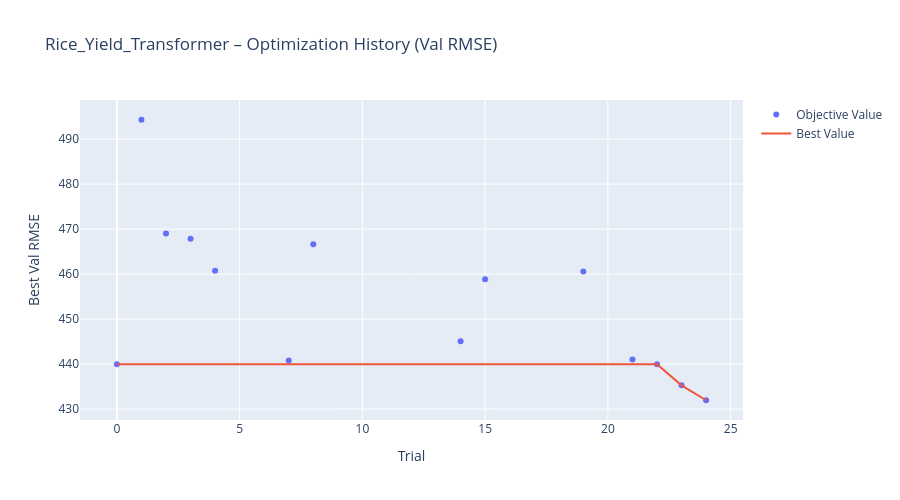
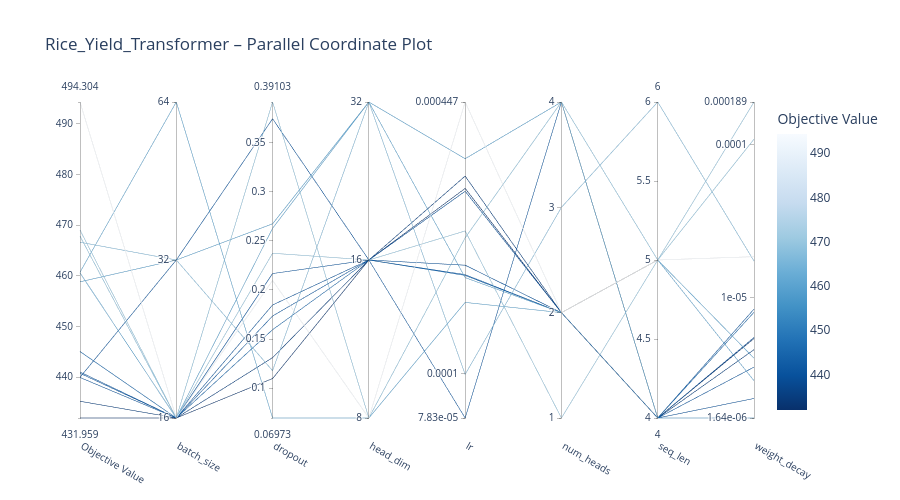
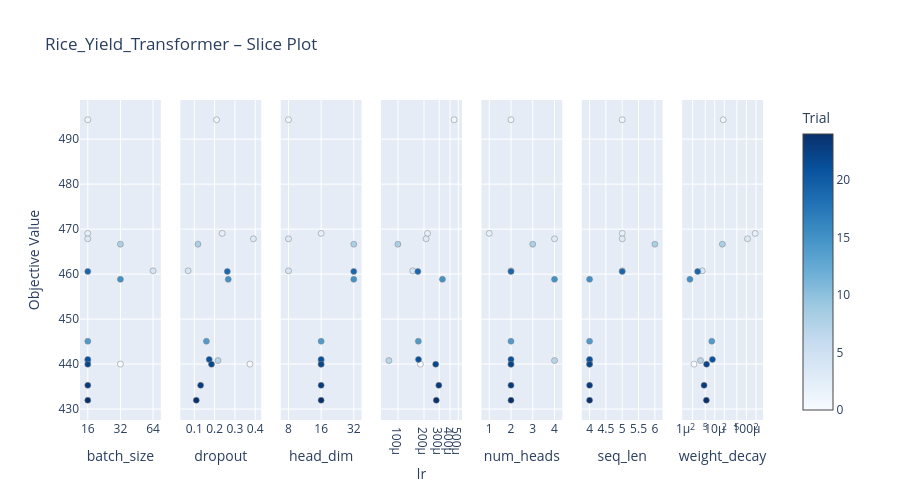
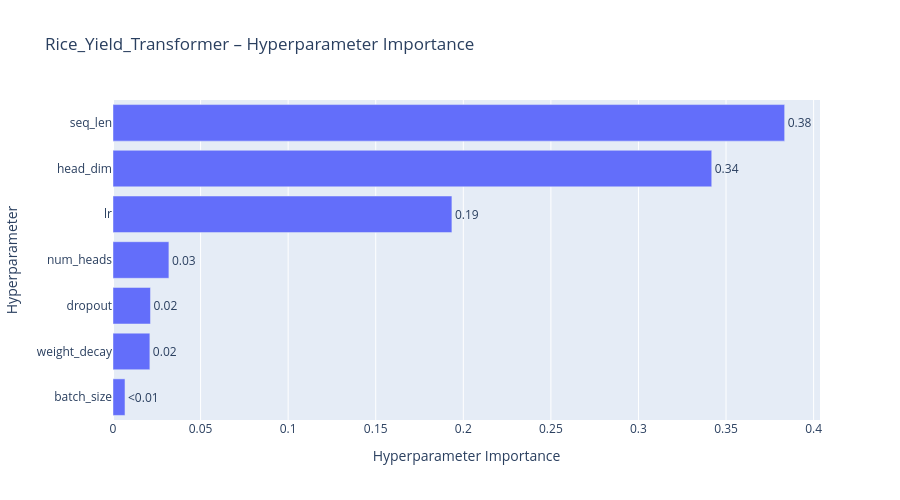

The code cell stored with these charts, in order, in its notebook:
### Code cell
# Optuna Visualizations
name = f"{CHOSEN_CROP.capitalize()}_Yield_Transformer"

# 1. Optimization History
fig = plot_optimization_history(study)
fig.update_layout(
    title=f"{name} – Optimization History (Val RMSE)",
    xaxis_title="Trial",
    yaxis_title="Best Val RMSE",
    width=900,
    height=500,
)
fig.show()

# 2. Parallel Coordinate Plot
fig = plot_parallel_coordinate(study)
fig.update_layout(
    title=f"{name} – Parallel Coordinate Plot",
    width=900,
    height=500,
)
fig.show()

# 3. Slice Plot
fig = plot_slice(study)
fig.update_layout(
    title=f"{name} – Slice Plot",
    width=900,
    height=500,
)
fig.show()

# 4. Hyperparameter Importance
try:
    fig = plot_param_importances(study)
    fig.update_layout(
        title=f"{name} – Hyperparameter Importance",
        width=900,
        height=500,
    )
    fig.show()
except (ValueError, RuntimeError) as e:
    print(f"Could not plot parameter importance: {e}")

### Figure 1 — Plotly figure (JSON) as saved in the notebook; plotly's stock layout.template omitted (floating-point values rounded to 4 significant figures)
{"data": [{"mode": "markers", "name": "Objective Value", "type": "scatter", "x": [0, 1, 2, 3, 4, 7, 8, 14, 15, 19, 21, 22, 23, 24], "y": [440.0, 494.3, 469.0, 467.8, 460.7, 440.8, 466.6, 445.1, 458.8, 460.6, 441.0, 440.0, 435.3, 432.0]}, {"mode": "lines", "name": "Best Value", "type": "scatter", "x": [0, 1, 2, 3, 4, 5, 6, 7, 8, 9, 10, 11, 12, 13, 14, 15, 16, 17, 18, 19, 20, 21, 22, 23, 24], "y": [440.0, 440.0, 440.0, 440.0, 440.0, 440.0, 440.0, 440.0, 440.0, 440.0, 440.0, 440.0, 440.0, 440.0, 440.0, 440.0, 440.0, 440.0, 440.0, 440.0, 440.0, 440.0, 440.0, 435.3, 432.0]}, {"marker": {"color": "#cccccc"}, "mode": "markers", "name": "Infeasible Trial", "showlegend": false, "type": "scatter", "x": [], "y": []}], "layout": {"height": 500, "title": {"text": "Rice_Yield_Transformer – Optimization History (Val RMSE)"}, "width": 900, "xaxis": {"title": {"text": "Trial"}}, "yaxis": {"title": {"text": "Best Val RMSE"}}}}

### Figure 2 — Plotly figure (JSON) as saved in the notebook; plotly's stock layout.template omitted (floating-point values rounded to 4 significant figures)
{"data": [{"dimensions": [{"label": "Objective Value", "range": [432.0, 494.3], "values": [494.3, 467.8, 469.0, 445.1, 441.0, 440.0, 435.3, 432.0, 440.8, 460.6, 440.0, 466.6, 458.8, 460.7]}, {"label": "batch_size", "range": [0, 2], "ticktext": ["16", "32", "64"], "tickvals": [0, 1, 2], "values": [0, 0, 0, 0, 0, 0, 0, 0, 0, 0, 1, 1, 1, 2]}, {"label": "dropout", "range": [0.06973, 0.391], "values": [0.2095, 0.391, 0.2372, 0.1595, 0.1734, 0.1846, 0.1311, 0.1098, 0.2166, 0.2626, 0.3739, 0.1179, 0.2672, 0.06973]}, {"label": "head_dim", "range": [0, 2], "ticktext": ["8", "16", "32"], "tickvals": [0, 1, 2], "values": [0, 0, 1, 1, 1, 1, 1, 1, 1, 2, 1, 2, 2, 0]}, {"label": "lr", "range": [-4.106, -3.35], "ticktext": ["7.83e-05", "0.0001", "0.000447"], "tickvals": [-4.106, -4, -3.35], "values": [-3.35, -3.675, -3.659, -3.765, -3.763, -3.564, -3.527, -3.557, -4.106, -3.77, -3.741, -4.002, -3.486, -3.83]}, {"label": "num_heads", "range": [0, 3], "ticktext": ["1", "2", "3", "4"], "tickvals": [0, 1, 2, 3], "values": [1, 3, 0, 1, 1, 1, 1, 1, 3, 1, 1, 2, 3, 1]}, {"label": "seq_len", "range": [4, 6], "values": [5, 5, 5, 4, 4, 4, 4, 4, 4, 5, 4, 6, 4, 5]}, {"label": "weight_decay", "range": [-5.784, -3.723], "ticktext": ["1.64e-06", "1e-05", "0.0001", "0.000189"], "tickvals": [-5.784, -5, -4, -3.723], "values": [-4.732, -3.965, -3.723, -5.094, -5.074, -5.259, -5.338, -5.266, -5.452, -5.541, -5.657, -4.76, -5.784, -5.394]}], "labelangle": 30, "labelside": "bottom", "line": {"color": [494.3, 467.8, 469.0, 445.1, 441.0, 440.0, 435.3, 432.0, 440.8, 460.6, 440.0, 466.6, 458.8, 460.7], "colorbar": {"title": {"text": "Objective Value"}}, "colorscale": [[0, "rgb(247,251,255)"], [0.125, "rgb(222,235,247)"], [0.25, "rgb(198,219,239)"], [0.375, "rgb(158,202,225)"], [0.5, "rgb(107,174,214)"], [0.625, "rgb(66,146,198)"], [0.75, "rgb(33,113,181)"], [0.875, "rgb(8,81,156)"], [1, "rgb(8,48,107)"]], "reversescale": true, "showscale": true}, "type": "parcoords"}], "layout": {"height": 500, "title": {"text": "Rice_Yield_Transformer – Parallel Coordinate Plot"}, "width": 900}}

### Figure 3 — Plotly figure (JSON) as saved in the notebook; plotly's stock layout.template omitted (floating-point values rounded to 4 significant figures)
{"data": [{"marker": {"color": [0, 1, 2, 3, 4, 7, 8, 14, 15, 19, 21, 22, 23, 24], "colorbar": {"title": {"text": "Trial"}, "x": 1, "xpad": 40}, "colorscale": [[0, "rgb(247,251,255)"], [0.125, "rgb(222,235,247)"], [0.25, "rgb(198,219,239)"], [0.375, "rgb(158,202,225)"], [0.5, "rgb(107,174,214)"], [0.625, "rgb(66,146,198)"], [0.75, "rgb(33,113,181)"], [0.875, "rgb(8,81,156)"], [1, "rgb(8,48,107)"]], "line": {"color": "Grey", "width": 0.5}, "showscale": true}, "mode": "markers", "name": "Feasible Trial", "showlegend": false, "type": "scatter", "x": [32, 16, 16, 16, 64, 16, 32, 16, 32, 16, 16, 16, 16, 16], "xaxis": "x", "y": [440.0, 494.3, 469.0, 467.8, 460.7, 440.8, 466.6, 445.1, 458.8, 460.6, 441.0, 440.0, 435.3, 432.0], "yaxis": "y"}, {"marker": {"color": [0, 1, 2, 3, 4, 7, 8, 14, 15, 19, 21, 22, 23, 24], "colorbar": {"title": {"text": "Trial"}, "x": 1, "xpad": 40}, "colorscale": [[0, "rgb(247,251,255)"], [0.125, "rgb(222,235,247)"], [0.25, "rgb(198,219,239)"], [0.375, "rgb(158,202,225)"], [0.5, "rgb(107,174,214)"], [0.625, "rgb(66,146,198)"], [0.75, "rgb(33,113,181)"], [0.875, "rgb(8,81,156)"], [1, "rgb(8,48,107)"]], "line": {"color": "Grey", "width": 0.5}, "showscale": false}, "mode": "markers", "name": "Feasible Trial", "showlegend": false, "type": "scatter", "x": [0.3739, 0.2095, 0.2372, 0.391, 0.06973, 0.2166, 0.1179, 0.1595, 0.2672, 0.2626, 0.1734, 0.1846, 0.1311, 0.1098], "xaxis": "x2", "y": [440.0, 494.3, 469.0, 467.8, 460.7, 440.8, 466.6, 445.1, 458.8, 460.6, 441.0, 440.0, 435.3, 432.0], "yaxis": "y2"}, {"marker": {"color": [0, 1, 2, 3, 4, 7, 8, 14, 15, 19, 21, 22, 23, 24], "colorbar": {"title": {"text": "Trial"}, "x": 1, "xpad": 40}, "colorscale": [[0, "rgb(247,251,255)"], [0.125, "rgb(222,235,247)"], [0.25, "rgb(198,219,239)"], [0.375, "rgb(158,202,225)"], [0.5, "rgb(107,174,214)"], [0.625, "rgb(66,146,198)"], [0.75, "rgb(33,113,181)"], [0.875, "rgb(8,81,156)"], [1, "rgb(8,48,107)"]], "line": {"color": "Grey", "width": 0.5}, "showscale": false}, "mode": "markers", "name": "Feasible Trial", "showlegend": false, "type": "scatter", "x": [16, 8, 16, 8, 8, 16, 32, 16, 32, 32, 16, 16, 16, 16], "xaxis": "x3", "y": [440.0, 494.3, 469.0, 467.8, 460.7, 440.8, 466.6, 445.1, 458.8, 460.6, 441.0, 440.0, 435.3, 432.0], "yaxis": "y3"}, {"marker": {"color": [0, 1, 2, 3, 4, 7, 8, 14, 15, 19, 21, 22, 23, 24], "colorbar": {"title": {"text": "Trial"}, "x": 1, "xpad": 40}, "colorscale": [[0, "rgb(247,251,255)"], [0.125, "rgb(222,235,247)"], [0.25, "rgb(198,219,239)"], [0.375, "rgb(158,202,225)"], [0.5, "rgb(107,174,214)"], [0.625, "rgb(66,146,198)"], [0.75, "rgb(33,113,181)"], [0.875, "rgb(8,81,156)"], [1, "rgb(8,48,107)"]], "line": {"color": "Grey", "width": 0.5}, "showscale": false}, "mode": "markers", "name": "Feasible Trial", "showlegend": false, "type": "scatter", "x": [0.0001818, 0.0004468, 0.0002195, 0.0002113, 0.0001481, 7.83e-05, 9.958e-05, 0.0001718, 0.0003268, 0.0001697, 0.0001725, 0.0002732, 0.000297, 0.0002775], "xaxis": "x4", "y": [440.0, 494.3, 469.0, 467.8, 460.7, 440.8, 466.6, 445.1, 458.8, 460.6, 441.0, 440.0, 435.3, 432.0], "yaxis": "y4"}, {"marker": {"color": [0, 1, 2, 3, 4, 7, 8, 14, 15, 19, 21, 22, 23, 24], "colorbar": {"title": {"text": "Trial"}, "x": 1, "xpad": 40}, "colorscale": [[0, "rgb(247,251,255)"], [0.125, "rgb(222,235,247)"], [0.25, "rgb(198,219,239)"], [0.375, "rgb(158,202,225)"], [0.5, "rgb(107,174,214)"], [0.625, "rgb(66,146,198)"], [0.75, "rgb(33,113,181)"], [0.875, "rgb(8,81,156)"], [1, "rgb(8,48,107)"]], "line": {"color": "Grey", "width": 0.5}, "showscale": false}, "mode": "markers", "name": "Feasible Trial", "showlegend": false, "type": "scatter", "x": [2, 2, 1, 4, 2, 4, 3, 2, 4, 2, 2, 2, 2, 2], "xaxis": "x5", "y": [440.0, 494.3, 469.0, 467.8, 460.7, 440.8, 466.6, 445.1, 458.8, 460.6, 441.0, 440.0, 435.3, 432.0], "yaxis": "y5"}, {"marker": {"color": [0, 1, 2, 3, 4, 7, 8, 14, 15, 19, 21, 22, 23, 24], "colorbar": {"title": {"text": "Trial"}, "x": 1, "xpad": 40}, "colorscale": [[0, "rgb(247,251,255)"], [0.125, "rgb(222,235,247)"], [0.25, "rgb(198,219,239)"], [0.375, "rgb(158,202,225)"], [0.5, "rgb(107,174,214)"], [0.625, "rgb(66,146,198)"], [0.75, "rgb(33,113,181)"], [0.875, "rgb(8,81,156)"], [1, "rgb(8,48,107)"]], "line": {"color": "Grey", "width": 0.5}, "showscale": false}, "mode": "markers", "name": "Feasible Trial", "showlegend": false, "type": "scatter", "x": [4, 5, 5, 5, 5, 4, 6, 4, 4, 5, 4, 4, 4, 4], "xaxis": "x6", "y": [440.0, 494.3, 469.0, 467.8, 460.7, 440.8, 466.6, 445.1, 458.8, 460.6, 441.0, 440.0, 435.3, 432.0], "yaxis": "y6"}, {"marker": {"color": [0, 1, 2, 3, 4, 7, 8, 14, 15, 19, 21, 22, 23, 24], "colorbar": {"title": {"text": "Trial"}, "x": 1, "xpad": 40}, "colorscale": [[0, "rgb(247,251,255)"], [0.125, "rgb(222,235,247)"], [0.25, "rgb(198,219,239)"], [0.375, "rgb(158,202,225)"], [0.5, "rgb(107,174,214)"], [0.625, "rgb(66,146,198)"], [0.75, "rgb(33,113,181)"], [0.875, "rgb(8,81,156)"], [1, "rgb(8,48,107)"]], "line": {"color": "Grey", "width": 0.5}, "showscale": false}, "mode": "markers", "name": "Feasible Trial", "showlegend": false, "type": "scatter", "x": [2.205e-06, 1.855e-05, 0.0001894, 0.0001083, 4.039e-06, 3.533e-06, 1.737e-05, 8.048e-06, 1.644e-06, 2.879e-06, 8.439e-06, 5.513e-06, 4.591e-06, 5.425e-06], "xaxis": "x7", "y": [440.0, 494.3, 469.0, 467.8, 460.7, 440.8, 466.6, 445.1, 458.8, 460.6, 441.0, 440.0, 435.3, 432.0], "yaxis": "y7"}], "layout": {"height": 500, "title": {"text": "Rice_Yield_Transformer – Slice Plot"}, "width": 900, "xaxis": {"anchor": "y", "categoryarray": [16, 32, 64, 128], "categoryorder": "array", "domain": [0, 0.1184], "title": {"text": "batch_size"}, "type": "category"}, "xaxis2": {"anchor": "y2", "domain": [0.1469, 0.2653], "title": {"text": "dropout"}}, "xaxis3": {"anchor": "y3", "categoryarray": [8, 16, 32], "categoryorder": "array", "domain": [0.2939, 0.4122], "title": {"text": "head_dim"}, "type": "category"}, "xaxis4": {"anchor": "y4", "domain": [0.4408, 0.5592], "title": {"text": "lr"}, "type": "log"}, "xaxis5": {"anchor": "y5", "categoryarray": [1, 2, 3, 4], "categoryorder": "array", "domain": [0.5878, 0.7061], "title": {"text": "num_heads"}, "type": "category"}, "xaxis6": {"anchor": "y6", "domain": [0.7347, 0.8531], "title": {"text": "seq_len"}}, "xaxis7": {"anchor": "y7", "domain": [0.8816, 1.0], "title": {"text": "weight_decay"}, "type": "log"}, "yaxis": {"anchor": "x", "domain": [0, 1], "title": {"text": "Objective Value"}}, "yaxis2": {"anchor": "x2", "domain": [0, 1], "matches": "y", "showticklabels": false}, "yaxis3": {"anchor": "x3", "domain": [0, 1], "matches": "y", "showticklabels": false}, "yaxis4": {"anchor": "x4", "domain": [0, 1], "matches": "y", "showticklabels": false}, "yaxis5": {"anchor": "x5", "domain": [0, 1], "matches": "y", "showticklabels": false}, "yaxis6": {"anchor": "x6", "domain": [0, 1], "matches": "y", "showticklabels": false}, "yaxis7": {"anchor": "x7", "domain": [0, 1], "matches": "y", "showticklabels": false}}}

### Figure 4 — Plotly figure (JSON) as saved in the notebook; plotly's stock layout.template omitted (floating-point values rounded to 4 significant figures)
{"data": [{"cliponaxis": false, "hovertemplate": ["batch_size (CategoricalDistribution): 0.0068372248147724225<extra></extra>", "weight_decay (FloatDistribution): 0.021048634449438226<extra></extra>", "dropout (FloatDistribution): 0.021400474819863215<extra></extra>", "num_heads (CategoricalDistribution): 0.03191315298487522<extra></extra>", "lr (FloatDistribution): 0.19349533261213125<extra></extra>", "head_dim (CategoricalDistribution): 0.34184010337853443<extra></extra>", "seq_len (IntDistribution): 0.38346507694038523<extra></extra>"], "name": "Objective Value", "orientation": "h", "text": ["<0.01", "0.02", "0.02", "0.03", "0.19", "0.34", "0.38"], "textposition": "outside", "type": "bar", "x": [0.006837, 0.02105, 0.0214, 0.03191, 0.1935, 0.3418, 0.3835], "y": ["batch_size", "weight_decay", "dropout", "num_heads", "lr", "head_dim", "seq_len"]}], "layout": {"height": 500, "title": {"text": "Rice_Yield_Transformer – Hyperparameter Importance"}, "width": 900, "xaxis": {"title": {"text": "Hyperparameter Importance"}}, "yaxis": {"title": {"text": "Hyperparameter"}}}}
